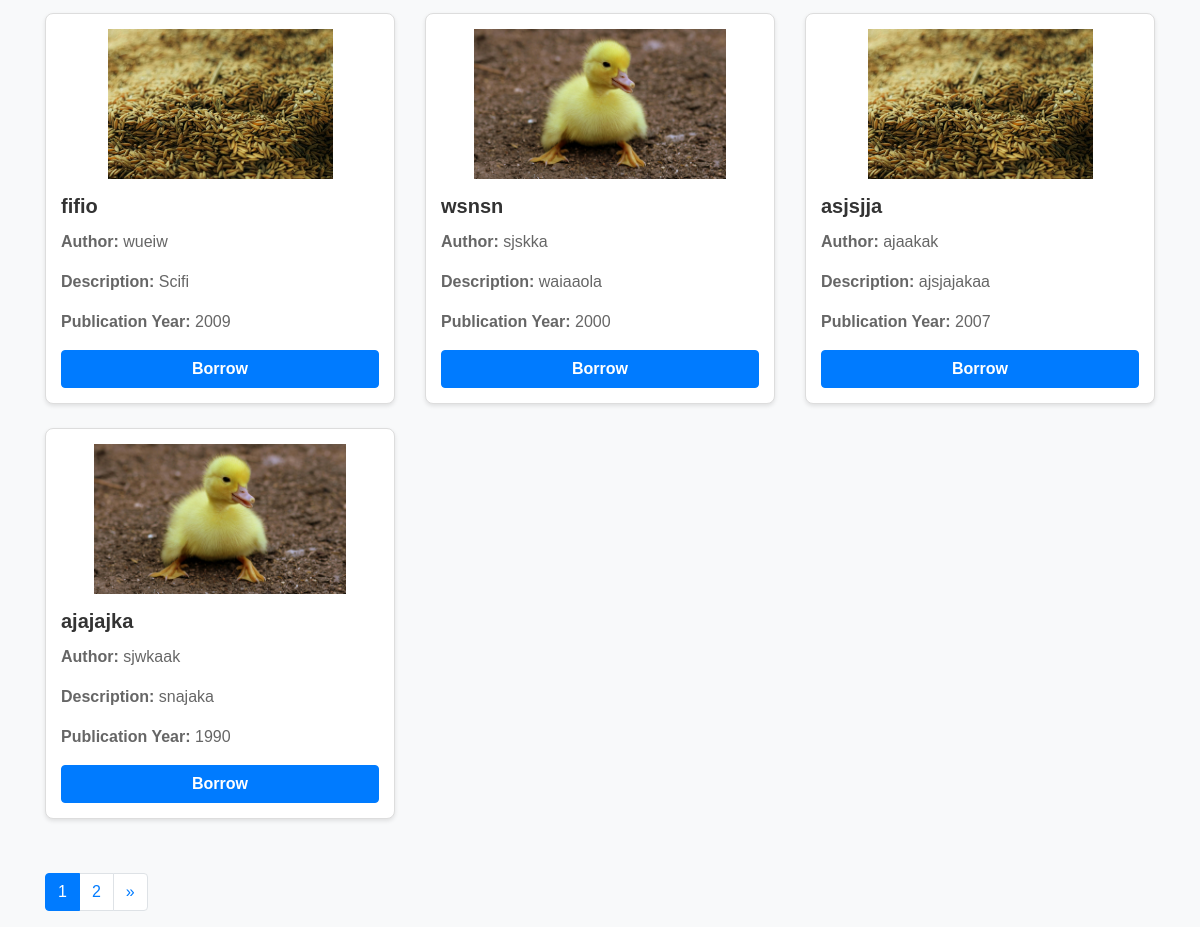
Page /view_books (signed in, lower part) on the earlier database version.
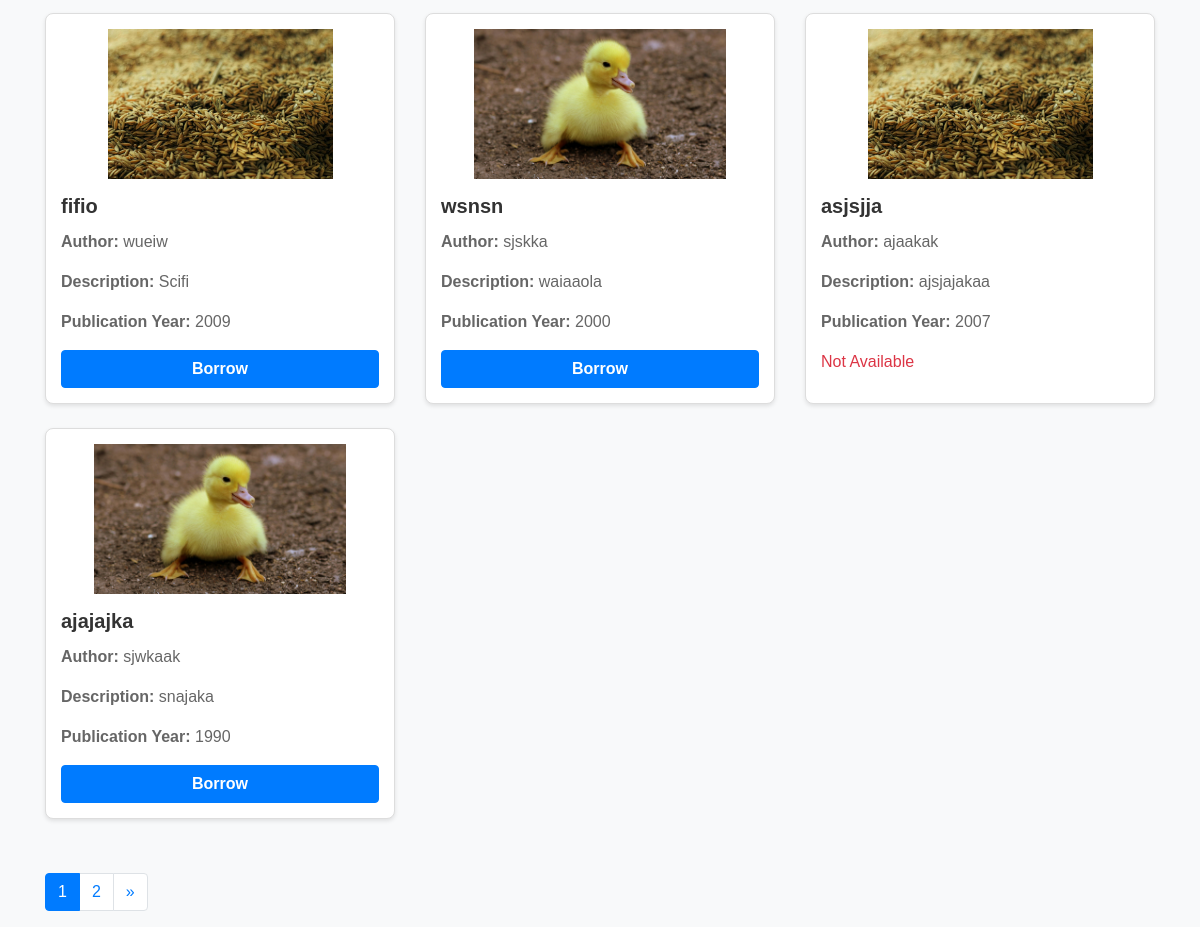
Same page on the later database version.
### models.py (models this page shows, shortened)
class Book(db.Model):
    id = db.Column(db.Integer, primary_key=True)
    picture = db.Column(db.String(120), nullable=True)
    title = db.Column(db.String(150), nullable=False)
    author = db.Column(db.String(100), nullable=False)
    isbn = db.Column(db.String(20), unique=True, nullable=False)
    genre = db.Column(db.String(50), nullable=True)
    description = db.Column(db.String(50), nullable=False)
    publication_year = db.Column(db.Integer)
    available_quantity = db.Column(db.Integer, default=1)
    total_quantity = db.Column(db.Integer, default=1)
    shelf = db.Column(db.String(100), nullable=False)

### app.py (the view)
@app.route('/view_books', methods=['GET'])
def view_books():
    page = request.args.get('page', 1, type=int)
    per_page = 10
    books = Book.query.paginate(page=page, per_page=per_page)
    if 'member_id' not in session:
        flash('Please log in to access this page.', 'warning')
        return redirect(url_for('mlogin'))
    return render_template('view_books.html', books=books)

### templates/view_books.html (shortened to what this page needs)
<!DOCTYPE html>
<html lang="en">
<head>
    <link href="https://stackpath.bootstrapcdn.com/bootstrap/4.5.2/css/bootstrap.min.css" rel="stylesheet">
</head>
<body>
    <div class="container">
        {% if books %}
        <div class="row">
            {% for book in books.items %}
            <div class="col-md-4 mb-4">
                <div class="card h-100">
                    <div class="card-body">
                        {% if book.picture %}
                        <img src="{{ url_for('static', filename='uploads/' + book.picture) }}" alt="{{ book.title }}" class="img-fluid">
                        {% else %}
                        <p>No image available</p>
                        {% endif %}
                        <h5 class="card-title">{{ book.title }}</h5>
                        <p class="card-text"><strong>Author:</strong> {{ book.author }}</p>
                        <p class="card-text"><strong>Description:</strong> {{ book.description }}</p>
                        <p class="card-text"><strong>Publication Year:</strong> {{ book.publication_year }}</p>
                        {% if book.available_quantity > 0 %}
                        <form id="borrow-form" action="{{ url_for('borrow_book', book_id=book.id) }}" method="POST">
                            <button type="submit" class="btn btn-primary">Borrow</button>
                        </form>
                        {% else %}
                        <span class="text-danger">Not Available</span>
                        {% endif %}
                    </div>
                </div>
            </div>
            {% endfor %}
        </div>
        {% else %}
        <p class="no-books">No books available at the moment.</p>
        {% endif %}
        <nav aria-label="Page navigation">
            <ul class="pagination">
                {% for page_num in range(1, books.pages + 1) %}
                <li class="page-item {% if books.page == page_num %}active{% endif %}">
                    <a class="page-link" href="{{ url_for('view_books', page=page_num) }}">{{ page_num }}</a>
                </li>
                {% endfor %}
                {% if books.has_next %}
                <li class="page-item">
                    <a class="page-link" href="{{ url_for('view_books', page=books.next_num) }}" aria-label="Next">
                        <span aria-hidden="true">&raquo;</span>
                    </a>
                </li>
                {% endif %}
            </ul>
        </nav>
    </div>
</body>
</html>

Differences in the rows shown:
changed Book "asjsjja": available_quantity "Borrow" → "Not Available"
